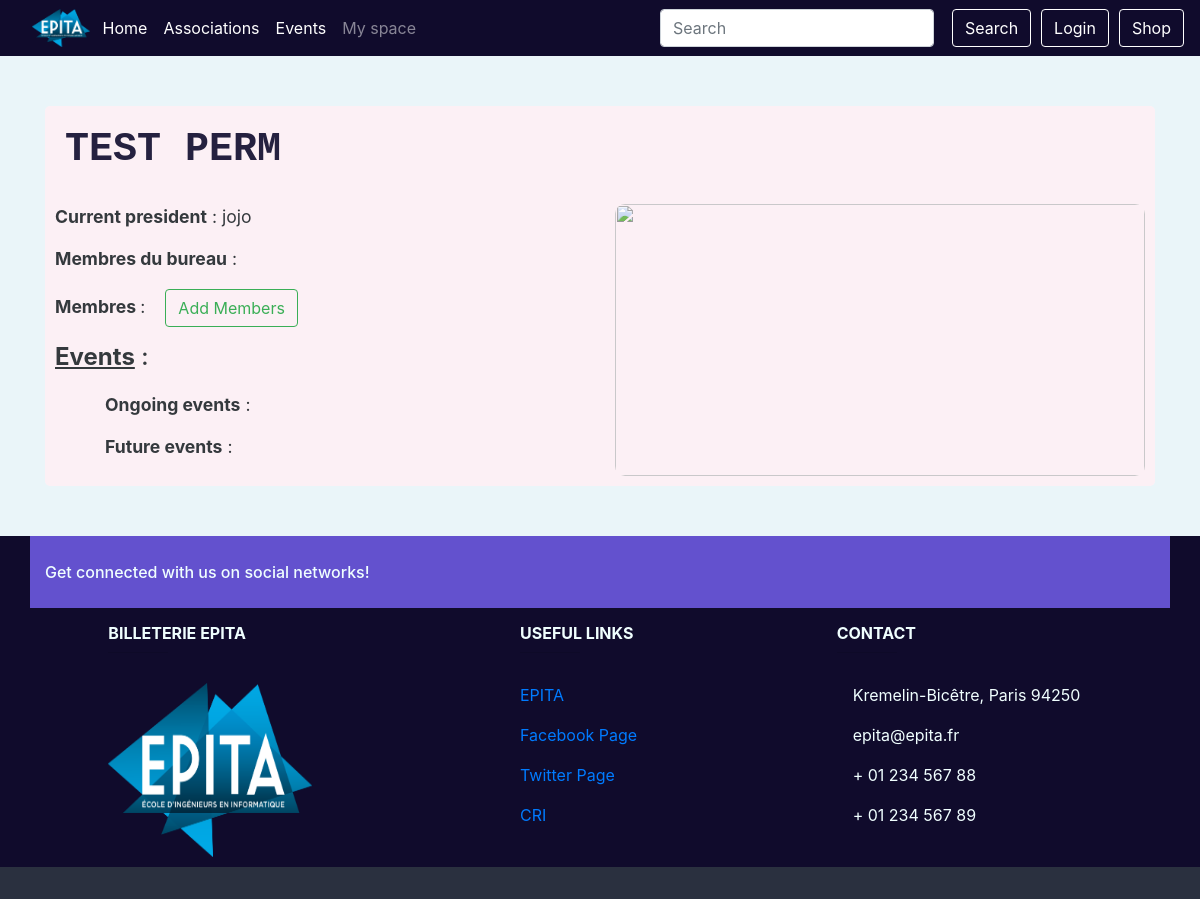
The page /assos/25 on the database as committed earlier.
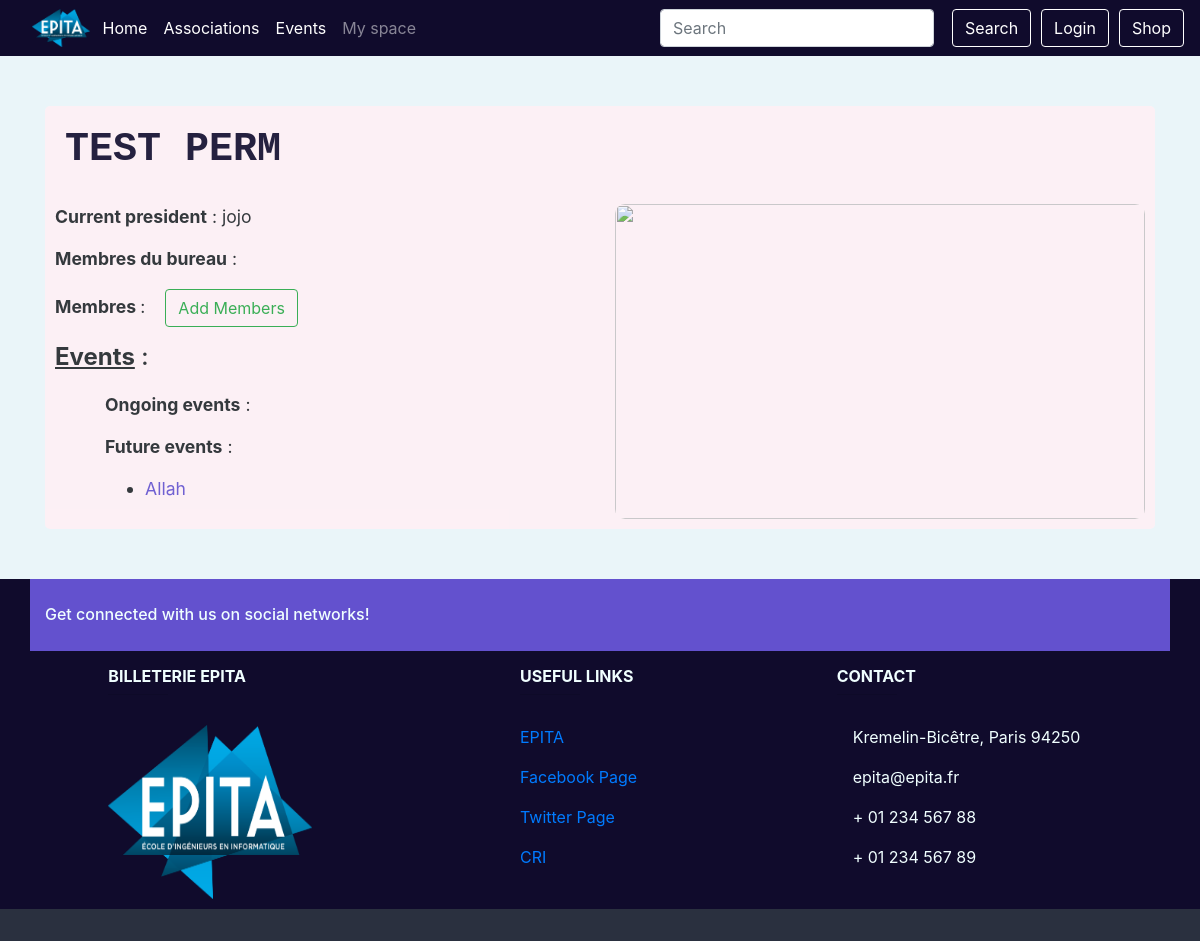
The same page on the database as committed later.
### event/models.py (models this page shows, shortened)
class Event(models.Model):
    PENDING = 'P'
    APPROVED = 'A'
    REFUSED = 'R'
    CANCELED = 'C'
    EVENT_STATE_CHOICES = (
        (PENDING, _("Pending")),
        (APPROVED, _("Approved")),
        (REFUSED, _("Refused")),
        (CANCELED, _("Canceled")),
    )
    title = models.CharField(_("Title of the event"), max_length=64)
    event_state = models.CharField(_("State of the event"), max_length=1,
                                   choices=EVENT_STATE_CHOICES,
                                   default=PENDING)
    manager_id = models.ForeignKey(Manager, on_delete=models.SET_NULL,
                                   null=True, blank=True)
    start = models.DateTimeField(_("Start date and time"))
    end = models.DateTimeField(_("End date and time"))
    assos_id = models.ForeignKey(Association, on_delete=models.CASCADE,
                                 related_name='events')
    address_id = AddressField(on_delete=models.PROTECT)
    premium_flag = models.BooleanField(_("Premium"), default=False)
    class Meta:
        verbose_name = (_("Event"))
        verbose_name_plural = (_("Events"))
        permissions = (
            ('access_dashboard', 'User can access this event\'s dashboard'),
            ('change_state', 'User can the event\'s state'),
        )

### event/views.py (the view, shortened to what this page needs)
# urls.py: path('assos/<int:pk>', views.AssosDetailView.as_view(), name='asso_detail'),
class AssosDetailView(generic.DetailView, generic.edit.FormMixin):
    model = Association
    template_name = 'assos_detail.html'
    form_class = AddMemberForm
    def get_form_kwargs(self):
        kwargs = super(AssosDetailView, self).get_form_kwargs()
        kwargs.update({'user': self.request.user, 'asso' : self.get_object()})
        return kwargs
    def get_context_data(self, **kwargs):
        context = super().get_context_data(**kwargs)
        assos = self.get_object()
        try:
            president = assos.president
        except President.DoesNotExist:
            president = None
        context['president'] = president
        president = User.objects.none() if president is None else [president.user]
        managers = assos.managers.all().exclude(user__in=president)
        context['managers'] = managers
        managers = managers.values_list('user', flat=True)
        members = assos.members.all().exclude(user__in=managers).exclude(user__in=president)
        context['members'] = members
        events = assos.events.all()
        now = timezone.now()
        context['future_events'] = events.filter(start__gt=now)
        context['ongoing_events'] = events.filter(start__lte=now, end__gt=now)
        context['form'] = self.get_form()
        return context

### event/forms.py (shortened to what this page needs)
class AddMemberForm(forms.Form):
        def __init__(self, *args, **kwargs):
            self.asso = kwargs.pop('asso', None)
            self.user = kwargs.pop('user', None)
            super(AddMemberForm,self).__init__(*args,**kwargs)
            unwanted = self.asso.members.all().values_list('user', flat=True)
            self.fields['users'].queryset = User.objects.all().exclude(id__in=unwanted)
        users = forms.ModelMultipleChoiceField(label=_("Members to add"),
        queryset=User.objects.none(),
        widget=forms.SelectMultiple(attrs={"class" : "form-control select-multiple"}),
        required=False)

### shop/cart.py (called while the page is built)
def _cart_id(request):
    if 'cart_id' not in request.session:
        request.session['cart_id'] = _generate_cart_id()
    return request.session['cart_id']

def _generate_cart_id():
    import string, random
    return ''.join([random.choice(string.ascii_letters + string.digits) for _ in range(50)])

def get_all_cart_items(request):
    return CartItem.objects.filter(cart_id = _cart_id(request))

def item_count(request):
    return get_all_cart_items(request).count()

### templates/assos_detail.html (shortened to what this page needs)
{% extends "base.html" %}
{% load static %}
{% load guardian_tags %}
{%block content %}
    <div style="font-size:1.1rem;"class="container basic-block">
        <h1 style="font-family:'Courier New', Courier, monospace; font-weight:bolder; color:#100b2c; text-transform: uppercase; margin:10px; margin-bottom: 30px;">{{object.name}}</h1>
        {% if president %}
        <div class="row">
            <article class="col-xs-4 col-sm-4 col-md-4 col-lg-6">
                <p><b>Current president</b> : {{president.user.username}}</p>
                {% else %}
                <p><b>President</b> : Anonymous</p>
                {% endif %}
                <p><b>Membres du bureau</b> :</p>
                <p><b>Membres </b> :<button style="margin-left:20px;" class="btn btn-outline-success" onclick="display('add_members')">Add Members</button></p>
                <h4><b style="text-decoration: underline;">Events</b> :</h4>
                <div style="margin-left:50px;">
                    <p style="margin-top:20px;"><b>Ongoing events</b> :</p>
                    <p><b>Future events</b> :</p>
                    <ul>
                        {% for event in future_events %}
                        <li><a style="color:#6351ce; "href="{% url 'event:event_detail' event.id %}">{{event.title}}</a></li>
                        {% endfor %}
                    </ul>
                </div>
            </article>
            <article class="col-xs-4 col-sm-4 col-md-4 col-lg-6">
                <img src="{% static "img/assos_detail_img.png"%}" style="
                    opacity: 0.9;
                    height:100%;
                    width:100%;
                    border-radius: 10px;
                ">
            </article>
        </div>
    </div>
{% endblock content %}

Rows that differ between the two databases and show on the page:
added Event: title "Allah"
